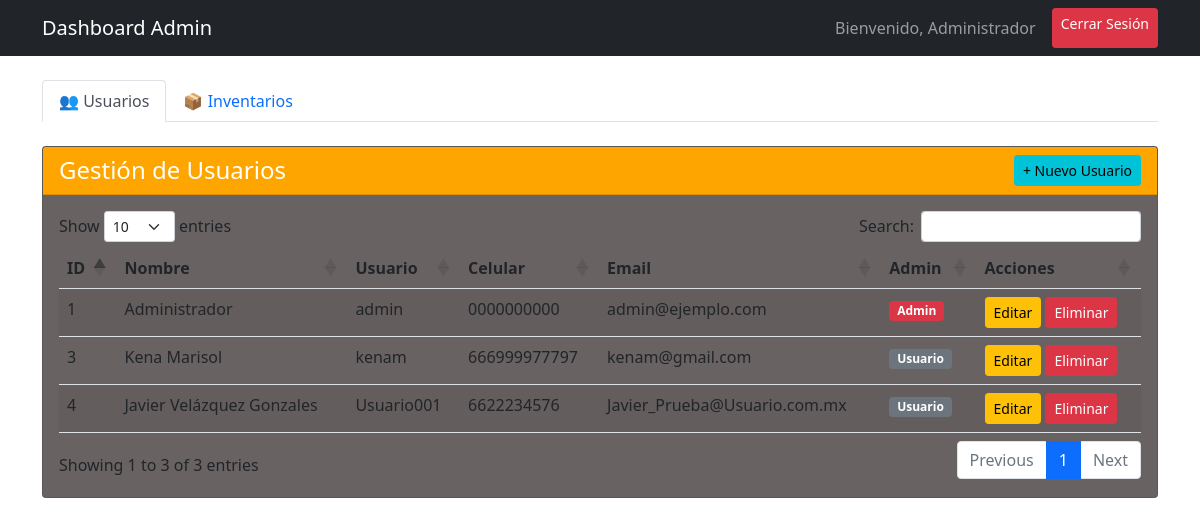
/dashboard (signed in), run on the app's committed database.
### app.py (models this page shows, shortened)
class Usuario(db.Model):
    __tablename__ = 'usuario'
    id = db.Column(db.Integer, primary_key=True)
    nombre = db.Column(db.String(100), nullable=False)
    usuario = db.Column(db.String(80), unique=True, nullable=False)
    celular = db.Column(db.String(20), nullable=False)
    email = db.Column(db.String(120), unique=True, nullable=False)
    password_hash = db.Column(db.String(200), nullable=False)
    es_admin = db.Column(db.Boolean, default=False)
    @property
    def is_authenticated(self):
        return True

### app.py (the view)
@app.route('/dashboard')
@login_required
def dashboard():
    if not current_user.es_admin:
        flash('Acceso denegado. Se requieren permisos de administrador', 'error')
        return redirect(url_for('perfil'))
    usuarios = Usuario.query.all()
    inventarios = Inventario.query.all()
    return render_template('dashboard.html', usuarios=usuarios, inventarios=inventarios, current_user=current_user)

### app.py (called while the page is built)
@login_manager.user_loader
def load_user(user_id):
    return Usuario.query.get(int(user_id))

### templates/dashboard.html (shortened to what this page needs)
<!DOCTYPE html>
<html lang="es">
<head>
    <link href="https://cdn.jsdelivr.net/npm/bootstrap@5.1.3/dist/css/bootstrap.min.css" rel="stylesheet">
    <link href="https://cdn.datatables.net/1.11.5/css/dataTables.bootstrap5.min.css" rel="stylesheet">
</head>
<body>
    <nav class="navbar navbar-dark bg-dark">
        <div class="container">
            <span class="navbar-brand">Dashboard Admin</span>
            <div class="d-flex">
                <span class="navbar-text me-3">Bienvenido, {{ current_user.nombre }}</span>
                <a href="{{ url_for('logout') }}" class="btn btn-danger btn-sm">Cerrar Sesión</a>
            </div>
        </div>
    </nav>
    <div class="container mt-4">
        <ul class="nav nav-tabs mb-4" id="myTab" role="tablist">
            <li class="nav-item" role="presentation">
                <button class="nav-link active" id="usuarios-tab" data-bs-toggle="tab" data-bs-target="#usuarios" type="button" role="tab">👥 Usuarios</button>
            </li>
            <li class="nav-item" role="presentation">
                <button class="nav-link" id="inventarios-tab" data-bs-toggle="tab" data-bs-target="#inventarios" type="button" role="tab">📦 Inventarios</button>
            </li>
        </ul>
        <div class="tab-content" id="myTabContent">
            <div class="tab-pane fade show active" id="usuarios" role="tabpanel">
                <div class="card" style="background-color: rgb(104, 98, 98);">
                    <div class="card-header text-white d-flex justify-content-between align-items-center" style="background-color: orange;">
                        <h4 class="mb-0">Gestión de Usuarios</h4>
                        <button class="btn btn-sm" style="background-color: rgb(0, 195, 216) !important; border-color: rgb(0, 195, 216) !important; color: #000 !important;" data-bs-toggle="modal" data-bs-target="#crearUsuarioModal">
                            + Nuevo Usuario
                        </button>
                    </div>
                    <div class="card-body">
                        <div class="table-responsive">
                            <table id="usuariosTable" class="table table-striped">
                                <thead>
                                    <tr>
                                        <th>ID</th>
                                        <th>Nombre</th>
                                        <th>Usuario</th>
                                        <th>Celular</th>
                                        <th>Email</th>
                                        <th>Admin</th>
                                        <th>Acciones</th>
                                    </tr>
                                </thead>
                                <tbody>
                                    {% for usuario in usuarios %}
                                    <tr>
                                        <td>{{ usuario.id }}</td>
                                        <td>{{ usuario.nombre }}</td>
                                        <td>{{ usuario.usuario }}</td>
                                        <td>{{ usuario.celular }}</td>
                                        <td>{{ usuario.email }}</td>
                                        <td>
                                            {% if usuario.es_admin %}
                                                <span class="badge bg-danger">Admin</span>
                                            {% else %}
                                                <span class="badge bg-secondary">Usuario</span>
                                            {% endif %}
                                        </td>
                                        <td>
                                            <button class="btn btn-warning btn-sm" onclick="editarUsuario({{ usuario.id }})">Editar</button>
                                            <button class="btn btn-danger btn-sm" onclick="eliminarUsuario({{ usuario.id }})">Eliminar</button>
                                        </td>
                                    </tr>
                                    {% endfor %}
                                </tbody>
                            </table>
                        </div>
                    </div>
                </div>
            </div>
        </div>
    </div>
</body>
</html>

### data on the page
Usuario: nombre "Administrador", id "1", usuario "admin", celular "0000000000", email "admin@ejemplo.com", es_admin "Admin"
Usuario: id "3", nombre "Kena Marisol", usuario "kenam", celular "666999977797", email "kenam@gmail.com", es_admin "Usuario"
Usuario: id "4", nombre "Javier Velázquez Gonzales", usuario "Usuario001", celular "6622234576", email "Javier_Prueba@Usuario.com.mx", es_admin "Usuario"
